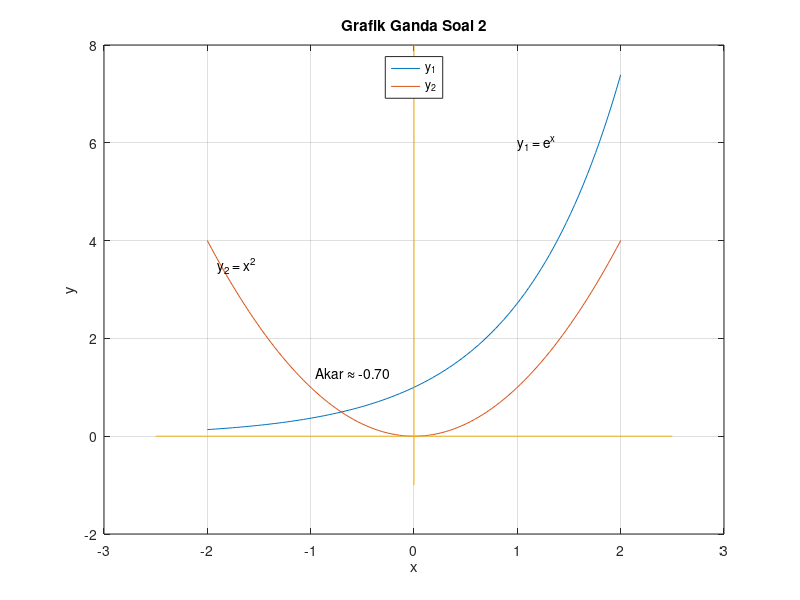

This figure's MATLAB source:
% METODE GRAFIK GANDA (Soal 2)
clc; clear; close all;

%Plot Kurva
x = linspace(-2,2);
f1 = @(x) exp(x);
f2 = @(x) x.^2;
y1 = f1(x);
y2 = f2(x);
plot(x,y1,x,y2)

%Menggambar sumbu x dan y
line([-2.5,2.5],[0,0]) % Sumbu X
line([0,0],[-1,8]) % Sumbu Y

%Annotation
text(1.0,6,'y_1 = e^x')
text(-1.9,3.5,'y_2 = x^2')
text(-0.95,1.3,'Akar \approx -0.70')

title('Grafik Ganda Soal 2')
xlabel('x'); ylabel('y');
legend('y_1','y_2','Location','north');
grid on

% Simpan gambar
print('-dpng','grafik_ganda_soal2.png');
